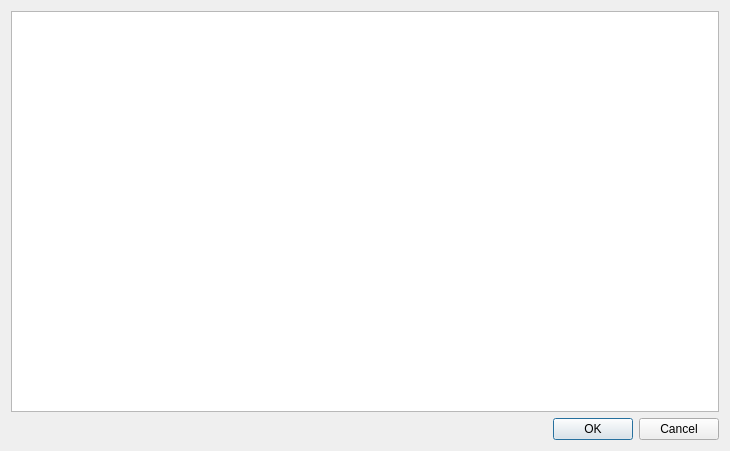
<?xml version="1.0" encoding="UTF-8"?>
<ui version="4.0">
 <class>BookmarkListDialog</class>
 <widget class="QDialog" name="BookmarkListDialog">
  <property name="geometry">
   <rect>
    <x>0</x>
    <y>0</y>
    <width>730</width>
    <height>451</height>
   </rect>
  </property>
  <property name="windowTitle">
   <string notr="true">Dialog</string>
  </property>
  <property name="toolTip">
   <string notr="true"/>
  </property>
  <property name="statusTip">
   <string notr="true"/>
  </property>
  <property name="whatsThis">
   <string notr="true"/>
  </property>
  <property name="accessibleName">
   <string notr="true"/>
  </property>
  <property name="accessibleDescription">
   <string notr="true"/>
  </property>
  <property name="windowFilePath">
   <string notr="true"/>
  </property>
  <layout class="QVBoxLayout" name="verticalLayout">
   <item>
    <widget class="QTableWidget" name="tableWidget">
     <property name="contextMenuPolicy">
      <enum>Qt::CustomContextMenu</enum>
     </property>
     <property name="toolTip">
      <string notr="true"/>
     </property>
     <property name="statusTip">
      <string notr="true"/>
     </property>
     <property name="whatsThis">
      <string notr="true"/>
     </property>
     <property name="accessibleName">
      <string notr="true"/>
     </property>
     <property name="accessibleDescription">
      <string notr="true"/>
     </property>
     <property name="horizontalScrollMode">
      <enum>QAbstractItemView::ScrollPerPixel</enum>
     </property>
     <attribute name="horizontalHeaderCascadingSectionResizes">
      <bool>true</bool>
     </attribute>
     <attribute name="verticalHeaderCascadingSectionResizes">
      <bool>true</bool>
     </attribute>
     <attribute name="verticalHeaderMinimumSectionSize">
      <number>18</number>
     </attribute>
    </widget>
   </item>
   <item>
    <widget class="QDialogButtonBox" name="buttonBox">
     <property name="toolTip">
      <string notr="true"/>
     </property>
     <property name="statusTip">
      <string notr="true"/>
     </property>
     <property name="whatsThis">
      <string notr="true"/>
     </property>
     <property name="accessibleName">
      <string notr="true"/>
     </property>
     <property name="accessibleDescription">
      <string notr="true"/>
     </property>
     <property name="orientation">
      <enum>Qt::Horizontal</enum>
     </property>
     <property name="standardButtons">
      <set>QDialogButtonBox::Cancel|QDialogButtonBox::Ok</set>
     </property>
    </widget>
   </item>
  </layout>
  <action name="actionGoToBookmark">
   <property name="text">
    <string>Go to Bookmark</string>
   </property>
   <property name="shortcut">
    <string>Return</string>
   </property>
  </action>
  <action name="actionRemoveBookmark">
   <property name="text">
    <string>Remove Bookmark</string>
   </property>
   <property name="shortcut">
    <string>Del</string>
   </property>
  </action>
  <action name="actionRemoveALLBookmarks">
   <property name="text">
    <string>Remove ALL Bookmarks</string>
   </property>
  </action>
  <action name="actionEdit_Bookmark">
   <property name="text">
    <string>Edit Bookmark</string>
   </property>
   <property name="shortcut">
    <string>F4</string>
   </property>
  </action>
  <action name="actionClose">
   <property name="text">
    <string>Close</string>
   </property>
   <property name="shortcut">
    <string>Esc</string>
   </property>
  </action>
 </widget>
 <resources/>
 <connections>
  <connection>
   <sender>buttonBox</sender>
   <signal>accepted()</signal>
   <receiver>BookmarkListDialog</receiver>
   <slot>accept()</slot>
   <hints>
    <hint type="sourcelabel">
     <x>248</x>
     <y>254</y>
    </hint>
    <hint type="destinationlabel">
     <x>157</x>
     <y>274</y>
    </hint>
   </hints>
  </connection>
  <connection>
   <sender>buttonBox</sender>
   <signal>rejected()</signal>
   <receiver>BookmarkListDialog</receiver>
   <slot>reject()</slot>
   <hints>
    <hint type="sourcelabel">
     <x>316</x>
     <y>260</y>
    </hint>
    <hint type="destinationlabel">
     <x>286</x>
     <y>274</y>
    </hint>
   </hints>
  </connection>
 </connections>
</ui>
